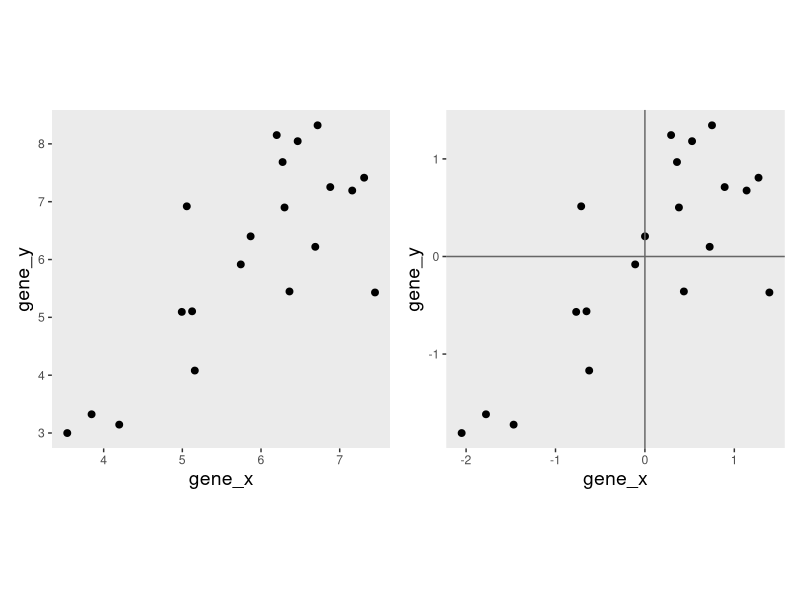
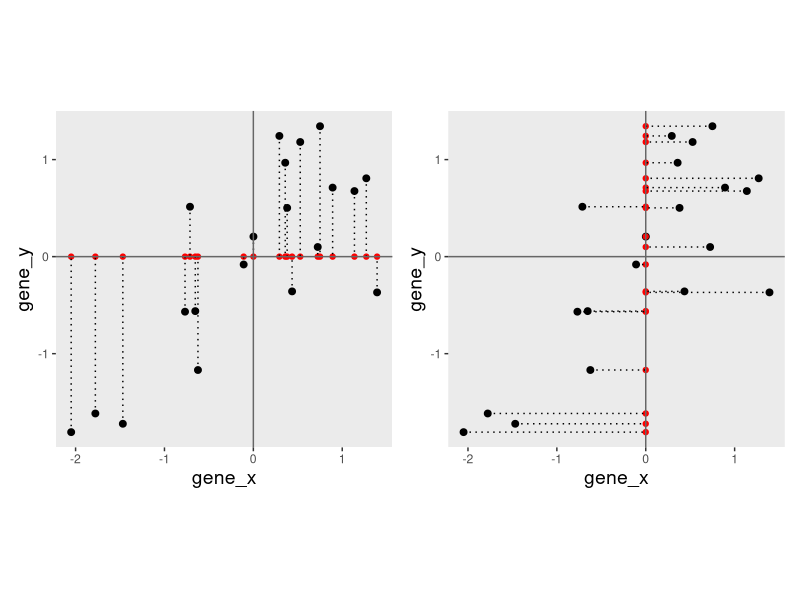
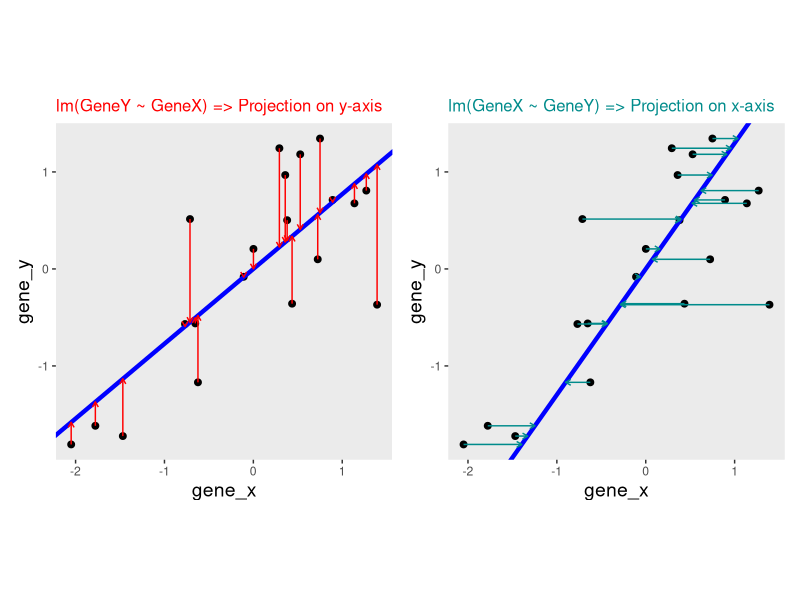
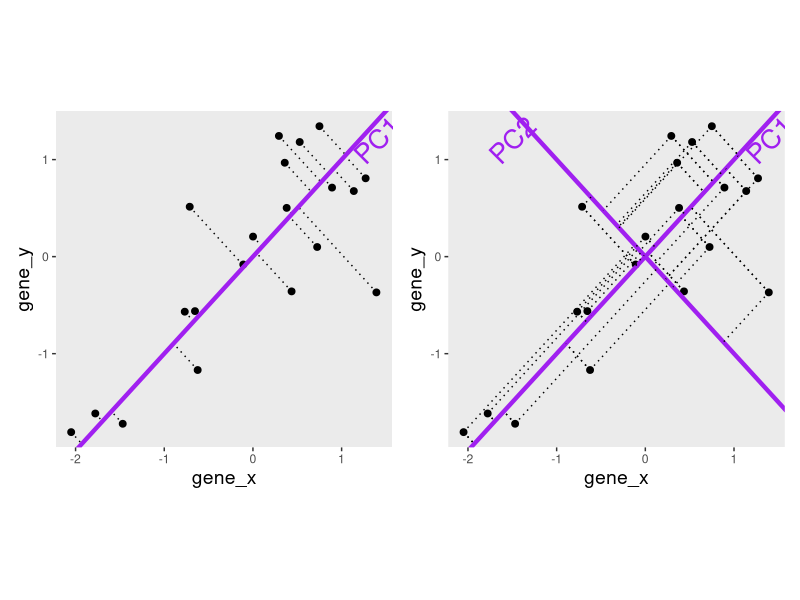
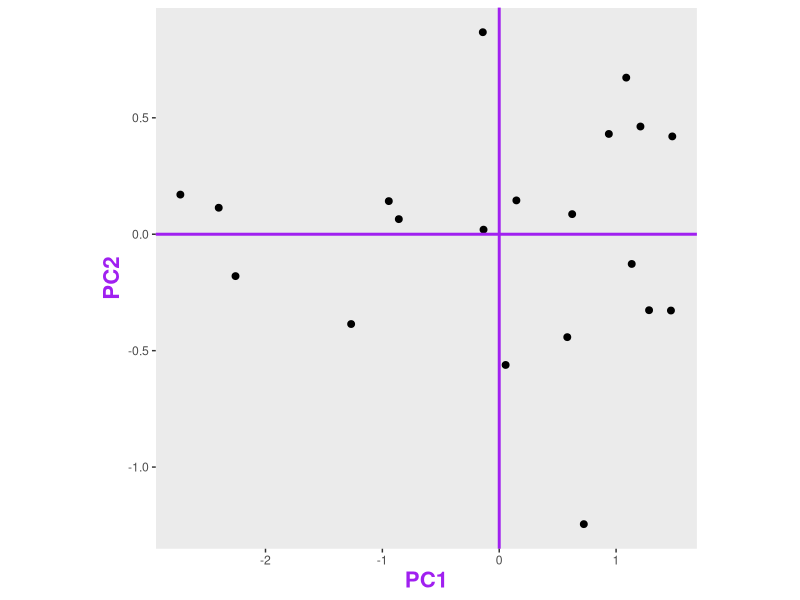
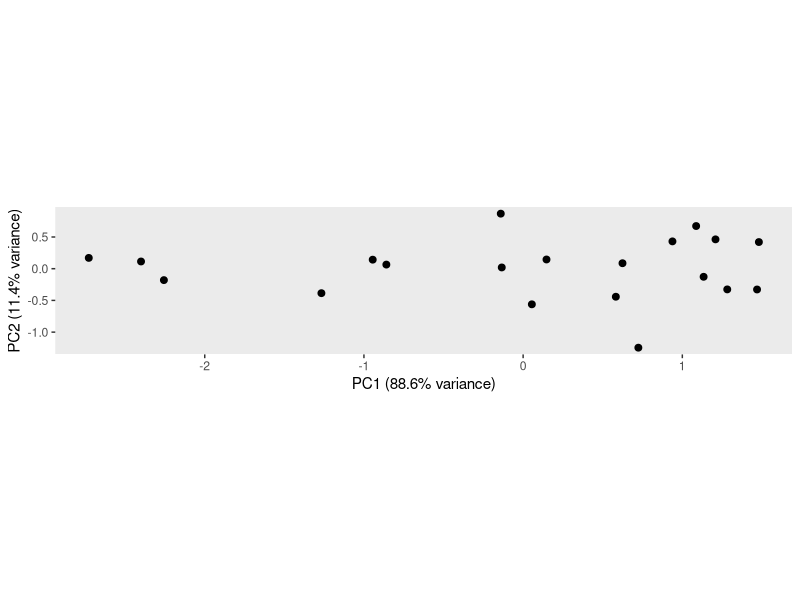
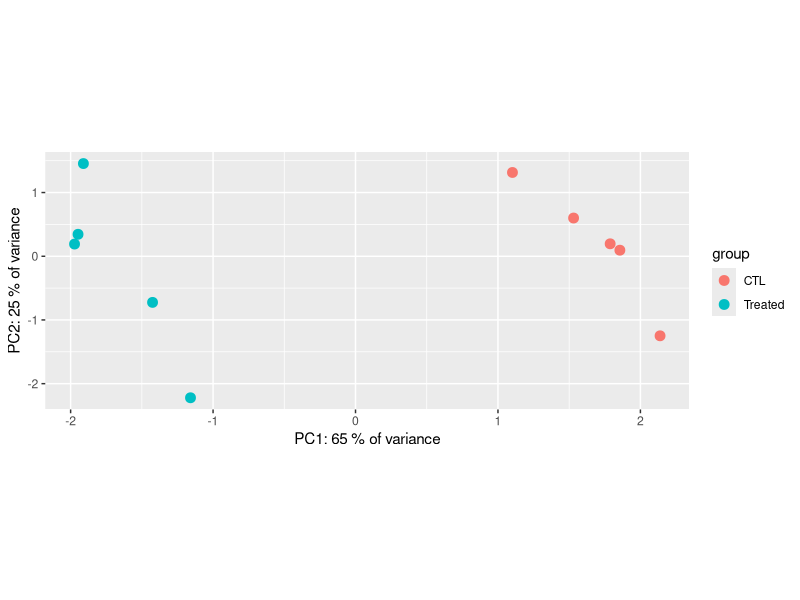
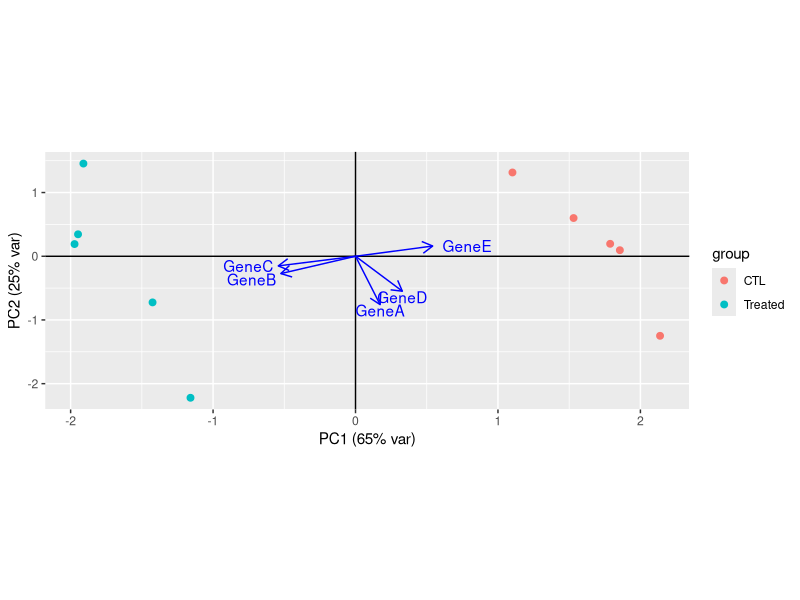

Generate these figures, in order, with R:
## ---- chunk 1
suppressPackageStartupMessages({
    library(tidyverse)
    library(patchwork)
})
## ---- chunk 2

xy0 <- structure(list(gene_x = c(3.53740964485071, 3.84660401134046, 
4.19794323713104, 4.99305958109326, 5.05662978355118, 5.12414691858781, 
5.15836525775514, 5.7430008554158, 5.8678712217017, 6.19952374252962, 
6.27425224652658, 6.29885384663028, 6.36181164610942, 6.46595442665438, 
6.68974010555271, 6.71907285811046, 6.88025132361058, 7.15917575225046, 
7.31070087782489, 7.44874345559699), gene_y = c(2.99958420275368, 
3.32395535206208, 3.14502134591711, 5.09457682840467, 6.92013084095495, 
5.10453782567922, 4.08005772100709, 5.91560513179923, 6.40092531630773, 
8.15178821672603, 7.6856069396642, 6.90021910422416, 5.44781404509898, 
8.04638035877651, 6.21982447666302, 8.32091174718207, 7.25299126653137, 
7.19305360804843, 7.41480426160515, 5.43036920397338)), row.names = c(NA, 
-20L), class = "data.frame")
xy <- scale(xy0, center = TRUE, scale = TRUE)
xy <- as_tibble(xy)

## original data
p0 <- ggplot(xy0, aes(x = gene_x, y = gene_y)) +
  geom_point(shape = 19, size = 2) +
  theme(panel.grid = element_blank(),
        aspect.ratio = 1,
        axis.title = element_text(size = 14)) 

## scaled data
p <- ggplot(xy, aes(x = gene_x, y = gene_y)) +
  geom_point(shape = 19, size = 2) +
  theme(panel.grid = element_blank(),
        aspect.ratio = 1,
        axis.title = element_text(size = 14)) 
  
p0 + p +
  geom_vline(xintercept = 0, color = "gray40")+
  geom_hline(yintercept = 0, color = "gray40") 
## ---- chunk 3
## projection on y = 0
py <- p +
  geom_point(aes(y = 0), colour = "red") +
  geom_segment(aes(xend = gene_x, yend = 0), linetype = "dotted") +
  geom_vline(xintercept = 0, color = "gray40")+
  geom_hline(yintercept = 0, color = "gray40")

## projection on x = 0
px <- p +
  geom_point(aes(x = 0), colour = "red") +
  geom_segment(aes(yend = gene_y, xend = 0), linetype = "dotted") +
  geom_vline(xintercept = 0, color = "gray40")+
  geom_hline(yintercept = 0, color = "gray40") 

## projections on x = 0 and y = 0
py + px
## ---- chunk 4
reg1 <- lm(gene_y ~ gene_x, data = xy)
a1 <- reg1$coefficients[1] # intercept
b1 <- reg1$coefficients[2] # slope
pline1 <- p +
    geom_abline(intercept = a1, slope = b1, col = "blue", lwd = 1.5) +
    geom_segment(aes(xend = gene_x, yend = reg1$fitted),
                 colour = "red",
                 arrow = arrow(length = unit(0.15, "cm"))) +
  theme(plot.title = element_text(size = 12, color = "red")) +
  ggtitle("lm(GeneY ~ GeneX) => Projection on y-axis") 

reg2 <- lm(gene_x ~ gene_y, data = xy)
a2 <- reg2$coefficients[1] # intercept
b2 <- reg2$coefficients[2] # slope
pline2 <- p +
    geom_abline(intercept = -a2/b2, slope = 1/b2,
                col = "blue", lwd = 1.5) +
    geom_segment(aes(xend = reg2$fitted, yend = gene_y),
                 colour = "darkcyan",
                 arrow = arrow(length = unit(0.15, "cm"))) +
  theme(plot.title = element_text(size = 12, color = "darkcyan")) +
  ggtitle("lm(GeneX ~ GeneY) => Projection on x-axis") 


pline1 + pline2
## ---- chunk 5
svda <- svd(xy)
pc <- as.matrix(xy) %*% svda$v[, 1] %*% t(svda$v[, 1])
pc_y <- as.matrix(xy) %*% svda$v[, 2] %*% t(svda$v[, 2])

bp <- svda$v[2, 1] / svda$v[1, 1]
ap <- mean(pc[, 2]) - bp * mean(pc[, 1])
pline3 <- p +
  geom_segment(xend = pc[, 1], yend = pc[, 2], linetype = "dotted") +
  geom_abline(intercept = ap, slope = bp,
                col = "purple", lwd = 1.5) 

pline4 <- pline3 + 
  geom_abline(slope = -1, col = "purple", lwd = 1.5) +
  geom_segment(xend = pc[, 2], yend = pc[, 2], linetype = "dotted") +
  geom_segment(xend = pc_y[, 1], yend = pc_y[, 2], linetype = "dotted") 


pline3 + annotate("text", x = 1.4, y = 1.2, 
                  label = "PC1", color = "purple", size = 7, angle  = 45) +
  pline4 + annotate("text", x = 1.4, y = 1.2, 
                  label = "PC1", color = "purple", size = 7, angle  = 45) + 
  annotate("text", x = -1.5, y = 1.2, 
                  label = "PC2", color = "purple", size = 7, angle  = 45) 
#pca
## ---- chunk 6
ppdf <- tibble(PC1n = svda$u[, 1] * svda$d[1],
               PC2n = svda$u[, 2] * svda$d[2])

pca <- ggplot(ppdf, aes(x = PC1n, y = PC2n)) +
  geom_point(shape = 19, size = 2) +
  xlab("PC1") + ylab("PC2") +
  geom_segment(aes(xend = PC1n, yend = 0), linetype = "dotted") +
  geom_hline(yintercept = 0, color = "purple",lwd = 1.5) +
  geom_point(aes(x = PC1n, y = 0), color = "red") +
  theme(panel.grid = element_blank(),
        aspect.ratio = 1) 


pca2 <- ggplot(ppdf, aes(x = PC1n, y = PC2n)) +
  geom_point(shape = 19, size = 2) +
  xlab("PC1 ") + ylab("PC2") +
  geom_segment(aes(xend = PC1n, yend = 0), linetype = "dotted") +
  geom_segment(aes(x = PC1n, xend = 0, y = PC2n, yend = PC2n), linetype = "dotted") +
  geom_hline(yintercept = 0, color = "purple", lwd = 1) +
  geom_vline(xintercept = 0, color = "purple", lwd = 1)+
  geom_point(aes(x = PC1n, y = 0), color = "red") +
  geom_point(aes(x = 0, y = PC2n), color = "red") +
  theme(panel.grid = element_blank(),
        aspect.ratio = 1) 

pca3 <- ggplot(ppdf, aes(x = PC1n, y = PC2n)) +
  geom_point(shape = 19, size = 2) +
  xlab("PC1") + ylab("PC2") +
  #geom_segment(aes(x = PC1n, xend = 0, y = PC2n, yend = PC2n), linetype = "dotted") +
  geom_hline(yintercept = 0, color = "purple", lwd = 1) +
  geom_vline(xintercept = 0, color = "purple", lwd = 1)+
  #geom_point(aes(x = PC1n, y = 0), color = "red") +
  #geom_point(aes(x = 0, y = PC2n), color = "red") +
  theme(panel.grid = element_blank(),
        aspect.ratio = 1,
        axis.title = element_text(color = "purple", size = 16, face = "bold")) 

#pca2 + 
pca3
## ---- chunk 7
.pca <- prcomp(xy)
var <- .pca$sdev^2
pve <- var/sum(var)
## ---- chunk 8
pca_final <- ggplot(ppdf, aes(x = PC1n, y = PC2n)) +
  geom_point(shape = 19, size = 2) +
  xlab(paste0("PC1 (", round(pve[1] * 100, 1), "% variance)")) + 
  ylab(paste0("PC2 (", round(pve[2] * 100, 1), "% variance)")) + 
  theme(panel.grid = element_blank(),
        aspect.ratio = .2) 
  
pca_final
## ---- chunk 9
set.seed(123)
## ---- chunk 10
tiny_dataset <- structure(list(
  GeneA = c(30, 30, 31, 30, 30, 31, 30, 29, 30, 30), 
  GeneB = c(6, 5, 5, 5, 4, 1179, 1050, 803, 1070, 953), 
  GeneC = c(75, 79, 75, 76, 77, 983, 1008, 1002, 989, 1013), 
  GeneD = c(504, 497, 509, 509, 508, 507, 506, 499, 497, 496), 
  GeneE = c(797, 799, 794, 811, 806, 49, 50, 50, 51, 50)), 
  class = "data.frame", 
  row.names = c("CTL_1", "CTL_2", "CTL_3", "CTL_4", "CTL_5", "Treated_1", 
                "Treated_2", "Treated_3", "Treated_4", "Treated_5"))
## ---- chunk 11
tiny_dataset
## ---- chunk 12
pca <- prcomp(tiny_dataset, center = TRUE, scale = TRUE)
str(pca)
## ---- chunk 13
var <- pca$sdev^2
pve <- var/sum(var)
pve
## ---- chunk 14
summary(pca)
## ---- chunk 15
var <- pca$sdev^2
pve <- var/sum(var)
pve
## ---- chunk 16
pca$x
## ---- chunk 17
as_tibble(pca$x, rownames = "sample") %>% 
  mutate(group = sub(pattern = "_.*", x = sample, replacement = '')) %>% 
  ggplot(aes(x = PC1, y = PC2, color = group)) +
  geom_point(size = 3) +
  theme(aspect.ratio = .4) +
  xlab(paste0("PC1: ", round(pve[1] * 100), " % of variance")) +
  ylab(paste0("PC2: ", round(pve[2] * 100), " % of variance")) 
## ---- chunk 18
pca$rotation
## ---- chunk 19
scale_factor <- 1

# Scale loadings by each PC sd (ex: PC1_score* PC1_sd)
# => Arrow representing real effect of genes on PCA scores
loadings <- sweep(pca$rotation, 2, pca$sdev, FUN = "*")
loadings <- pca$rotation


as_tibble(pca$x, rownames = "sample") %>% 
  mutate(group = sub(pattern = "_.*", x = sample, replacement = '')) %>% 
  ggplot(aes(x = PC1, y = PC2, color = group)) +
  geom_point(size = 2) +
  xlab(paste0("PC1 (", round(pve[1], 2)*100, "% var)")) +
  ylab(paste0("PC2 (", round(pve[2], 2)*100, "% var)")) +
  geom_vline(xintercept = 0)+
  geom_hline(yintercept = 0) +
   theme(aspect.ratio = 0.4) +
  geom_segment(data = as_tibble(loadings),
               aes(x=0, y=0, xend = PC1*scale_factor, yend = PC2*scale_factor),
               arrow = arrow(length = unit(0.3, "cm")),
               color = "blue") +
    geom_text(data = as_tibble(loadings, rownames = "Gene"), 
              aes(x = PC1*scale_factor, y = PC2*scale_factor, label = Gene), 
              hjust = c(.5, 1.1, 1.1, 0.5, -0.2), vjust = c(1, 1, 0.5, 1, 0.5), color = "blue")
## ---- chunk 20
pca <- tibble(experience = c(rep(paste0("exp", 1:3), 2)),
               group = c(rep("CTL", 3), rep("KD", 3)),
               PC1 = c(-5, -1, 4, -4.6, -0.5, 5),
               PC2 = c(4, -3, 2, 4.8, -2.5, 2.6))
pca %>% 
  ggplot(aes(x = PC1, y = PC2, color = group, shape = experience)) +
  geom_point(size = 3) +
  theme(axis.text = element_blank(),
        axis.ticks = element_blank(),
        aspect.ratio = 0.4)
## ---- chunk 21
set.seed(123)
pca <- tibble(batch = c(rep("batch1", 6), rep("batch2", 6), rep("batch3", 6)),
               group = rep(c(rep("CTL", 3), rep("Treated", 3)), 3),
               PC1 = c(rnorm(3, -4, .3), rnorm(3, -4, .3), 
                       rnorm(3, -2, .2), rnorm(3, -2, .2),
                       rnorm(3, 4, .3), rnorm(3, 4.1, .1)),
               PC2 = c(rnorm(3, 4, .2), rnorm(3, 3, .2), 
                       rnorm(3, -2, .3), rnorm(3, -4, .3),
                       rnorm(3, 5, .1), rnorm(3, 3.5, .2)))

pca %>% 
  ggplot(aes(x = PC1, y = PC2, color = group, shape = batch)) +
  geom_point(size = 3)+
  theme(axis.text = element_blank(),
        axis.ticks = element_blank(),
        aspect.ratio = 0.4)
## ---- chunk 22
set.seed(123)
pca <- tibble(Cell = c(rep("cellA", 6), rep("cellB", 6)),
               Condition = rep(c(rep("Acid", 3), rep("Neutral", 3)), 2),
               PC1 = c(rnorm(3, -4, .3), rnorm(3, -4.2, .3), 
                       rnorm(3, 4, .3), rnorm(3, 4.1, .1)),
               PC2 = c(rnorm(3, 6, .2), rnorm(3, 4, .2),
                       rnorm(6, 5, .2)))

pca %>% 
  ggplot(aes(x = PC1, y = PC2, color = Condition, shape = Cell)) +
  geom_point(size = 3)+
  theme(axis.text = element_blank(),
        axis.ticks = element_blank(),
        aspect.ratio = 0.4)
## ---- chunk 23
set.seed(123)
pca <- tibble(Group = c(rep("Control", 6), rep("Treated", 6)),
               PC1 = c(rnorm(6, -4, 0.7),  rnorm(6, 4, .7)),
               PC2 = c(rnorm(6, -2, 1), rnorm(6, 2, 1)))

pca$PC1[1] <- -pca$PC1[1] 

pca %>% 
  ggplot(aes(x = PC1, y = PC2, color = Group)) +
  geom_point(size = 3)+
  theme(axis.text = element_blank(),
        axis.ticks = element_blank(),
        aspect.ratio = 0.4)
